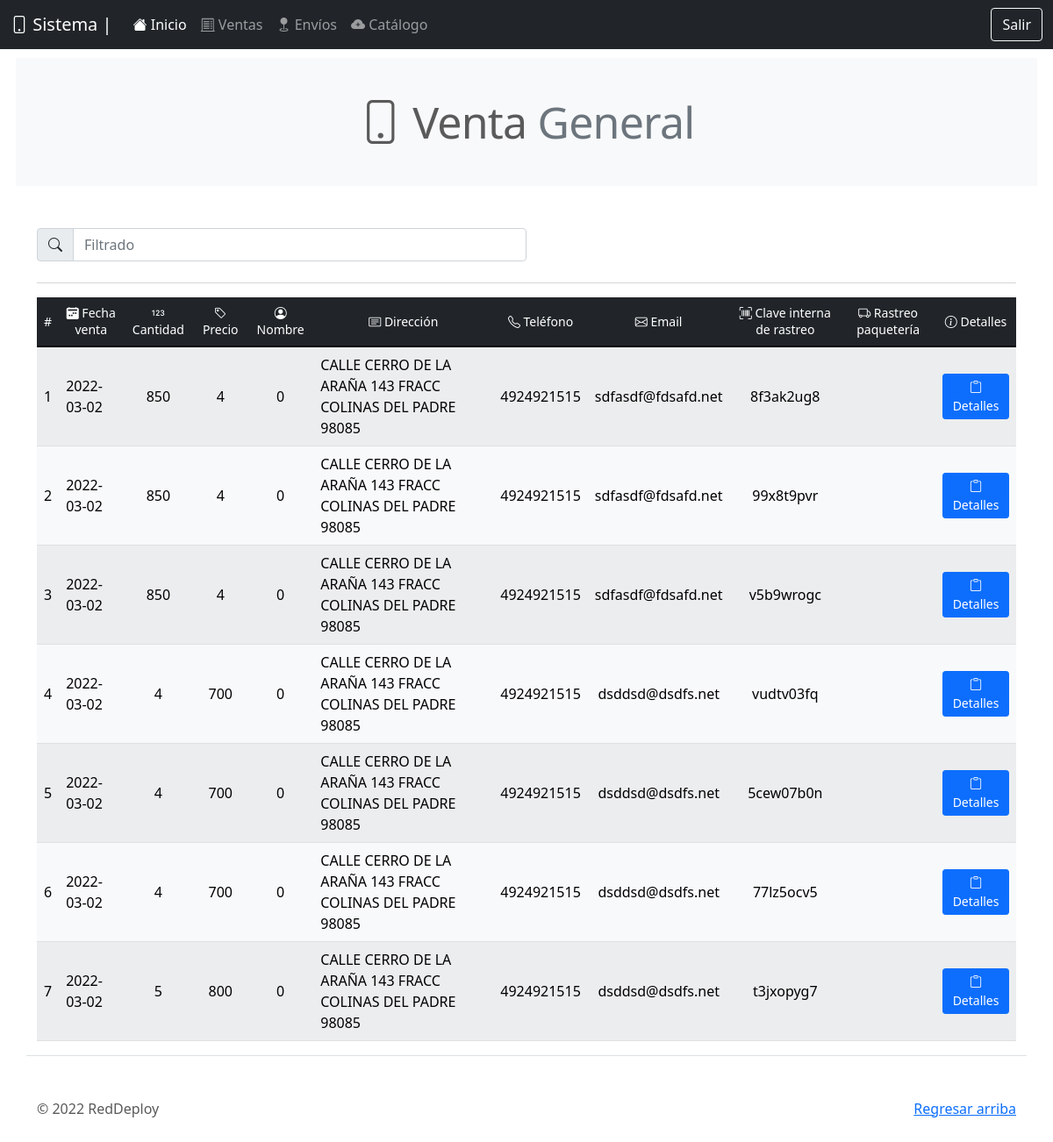
The app's page /be_/venta_gral.php, older data.
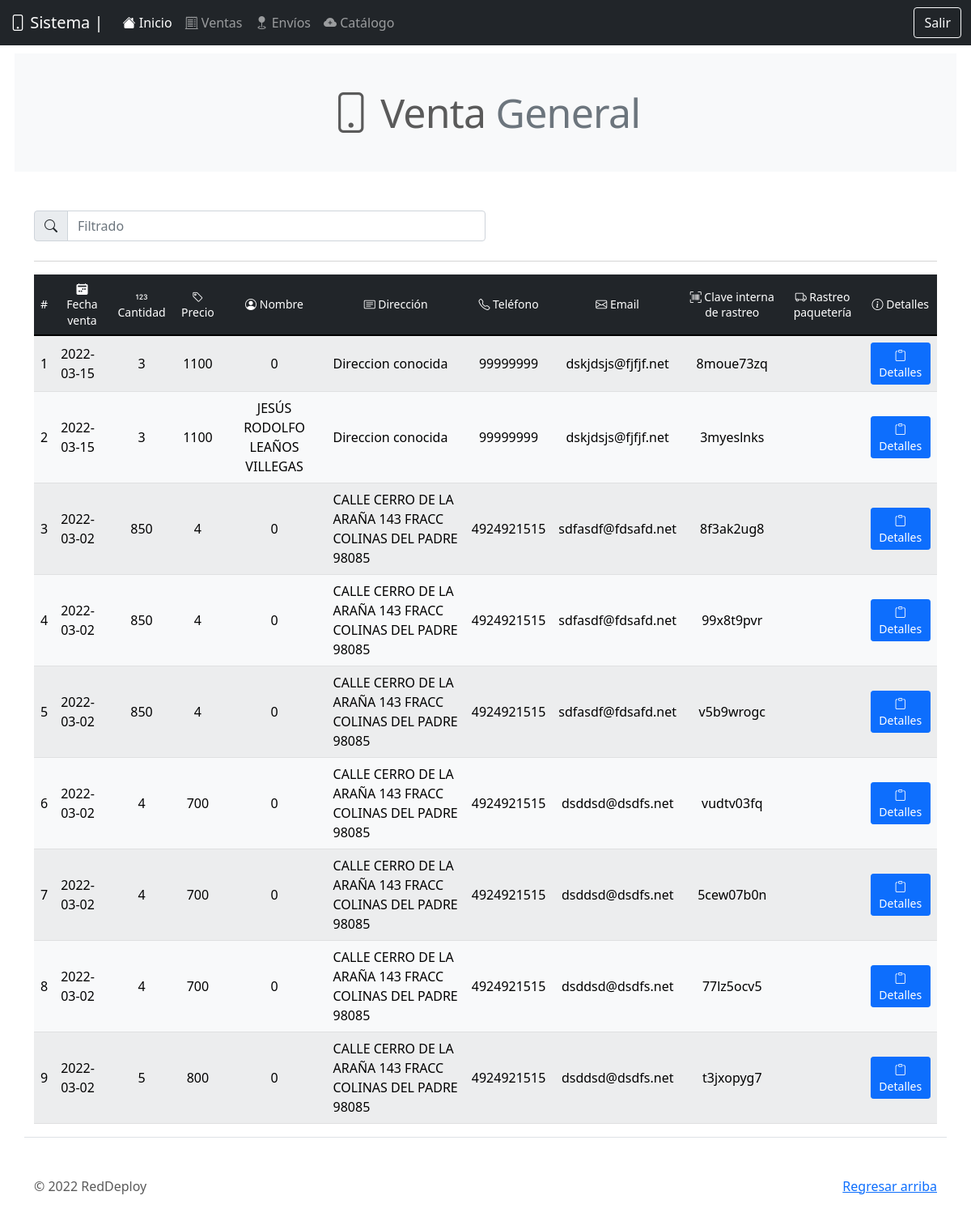
The same page, newer data.
### tables this page shows
CREATE TABLE `venta_gral` (
  `id` int(11) NOT NULL,
  `cantidad` int(11) NOT NULL,
  `precio` int(11) NOT NULL,
  `fecha_venta` date NOT NULL,
  `nombre` varchar(100) NOT NULL,
  `direccion` varchar(100) NOT NULL,
  `telefono` varchar(50) NOT NULL,
  `email` varchar(50) NOT NULL,
  `tarjeta` varchar(16) NOT NULL,
  `nombre_tarjeta` varchar(50) NOT NULL,
  `expira_mes` varchar(2) NOT NULL,
  `expira_annio` varchar(2) NOT NULL,
  `clave_rastreo_int` varchar(100) NOT NULL,
  `clave_rastreo_ext` varchar(100) DEFAULT NULL
);

### query/query_ventas.php (called while the page is built)
<?php
include('qconn/qc.php');
    $sql = "SELECT * FROM venta_gral ORDER BY fecha_venta DESC LIMIT 20";
    $resultado_sql = $conn->query($sql);
?>

### be_/venta_gral.php (the view, shortened to what this page needs)
<!doctype html>
<html lang="en">
  <head>
    <link rel="stylesheet" href="https://cdn.jsdelivr.net/npm/bootstrap-icons@1.7.2/font/bootstrap-icons.css">
    <link href="../assets/dist/css/bootstrap.min.css" rel="stylesheet">
    <link href="../carousel.css" rel="stylesheet">
  </head>
  <body>
<header>
  <nav class="navbar navbar-expand-md navbar-dark fixed-top bg-dark">
    <div class="container-fluid">
      <a class="navbar-brand" href="#"><i class="bi bi-phone"></i> Sistema |</a>
      <div class="collapse navbar-collapse" id="navbarCollapse">
        <ul class="navbar-nav me-auto mb-2 mb-md-0">
          <li class="nav-item">
           <a class="nav-link active" aria-current="page" href="index.html"><i class="bi bi-house-fill"></i> Inicio</a>
          </li>
          <li class="nav-item">
            <a class="nav-link" href="catalogo.php?id=1"><i class="bi bi-receipt-cutoff"></i> Ventas</a>
          </li>
          <li class="nav-item">
            <a class="nav-link" href="envio.php"><i class="bi bi-geo-fill"></i> Envíos</a>
          </li>
          <li class="nav-item">
            <a class="nav-link" href="envio.php"><i class="bi bi-cloud-plus-fill"></i> Catálogo</a>
          </li>
        </ul>
        <form class="d-flex">
          <a href="prcd/sort.php" class="btn btn-outline-light" type="submit">Salir</a>
        </form>
      </div>
    </div>
  </nav>
</header>
<main>
  <h2 class="mb-5 bg-light p-5 text-center featurette-heading" style="margin:18px;"><i class="bi bi-phone"></i> Venta <span class="text-muted">General</span></h2>
<? include('../query/query_ventas.php'); ?>
  <div class="container marketing mt-5 border-bottom">
  <div class="input-group mb-4 w-50">
    <span class="input-group-text" id="basic-addon1"><i class="bi bi-search"></i></span>
    <input type="text" class="form-control" placeholder="Filtrado" aria-label="Filtrado" aria-describedby="basic-addon1" id="myInput">
  </div>
  <hr>
    <table class="table  table-light table-striped mb-3 table-hover align-middle">
      <thead class="text-center table-dark align-middle">
        <tr>
          <th scope="col" class="h6"><small>#</small></th>
          <th scope="col" class="h6"><small><i class="bi bi-calendar2-week-fill"></i> Fecha venta</small></th>
          <th scope="col" class="h6"><small><i class="bi bi-123"></i> Cantidad</small></th>
          <th scope="col" class="h6"><small><i class="bi bi-tag"></i> Precio</small></th>
          <th scope="col" class="h6"><small><i class="bi bi-person-circle"></i> Nombre</small></th>
          <th scope="col" class="h6"><small><i class="bi bi-card-text"></i> Dirección</small></th>
          <th scope="col" class="h6"><small><i class="bi bi-telephone"></i> Teléfono</small></th>
          <th scope="col" class="h6"><small><i class="bi bi-envelope"></i> Email</small></th>
          <th scope="col" class="h6"><small><i class="bi bi-upc-scan"></i> Clave interna de rastreo</small></th>
          <th scope="col" class="h6"><small><i class="bi bi-truck"></i> Rastreo paquetería</small></th>
          <th scope="col" class="h6"><small><i class="bi bi-info-circle"></i> Detalles</small></th>
        </tr>
      </thead>
      <tbody id="myTable">
        <?php
        $x = 0;
          while($row_sql = $resultado_sql->fetch_assoc()){
            $x++;
            echo'<tr>';
            echo'<td>'.$x.'</td>';
            echo'<td>'.$row_sql['fecha_venta'].'</td>';
            echo'<td class="text-center">'.$row_sql['cantidad'].'</td>';
            echo'<td class="text-center">'.$row_sql['precio'].'</td>';
            echo'<td class="text-center">'.$row_sql['nombre'].'</td>';
            echo'<td>'.$row_sql['direccion'].'</td>';
            echo'<td class="text-center">'.$row_sql['telefono'].'</td>';
            echo'<td class="text-center">'.$row_sql['email'].'</td>';
            echo'<td class="text-center">'.$row_sql['clave_rastreo_int'].'</td>';
            echo'<td class="text-center">'.$row_sql['clave_rastreo_ext'].'</td>';
            echo'<td class="text-center"><a href="" type="button" class="btn btn-primary btn-sm"><i class="bi bi-clipboard"></i> Detalles</a></td>';
            echo'</tr>';
          }
        ?>
      </tbody>
    </table>
  </div>
  <footer class="container mt-5">
    <p class="float-end"><a href="#">Regresar arriba</a></p>
    <p>&copy; 2022 RedDeploy</p>
  </footer>
</main>
  </body>
</html>

### carousel.css (style rules this page uses)
body { padding-top: 3rem; padding-bottom: 3rem; color: #5a5a5a; }
.featurette-heading { font-weight: 300; line-height: 1; letter-spacing: -.05rem; }
@media (min-width: 40em) { .featurette-heading { font-size: 50px; } }
@media (min-width: 62em) { .featurette-heading { margin-top: 7rem; } }

Row changes from the older to the newer data that the page shows:
added venta_gral: fecha_venta "2022-03-15", cantidad "3", precio "1100", nombre "0", direccion "Direccion conocida", telefono "99999999", email "dskjdsjs@fjfjf.net", clave_rastreo_int "8moue73zq"
added venta_gral: fecha_venta "2022-03-15", cantidad "3", precio "1100", nombre "JESÚS RODOLFO LEAÑOS VILLEGAS", direccion "Direccion conocida", telefono "99999999", email "dskjdsjs@fjfjf.net", clave_rastreo_int "3myeslnks"
